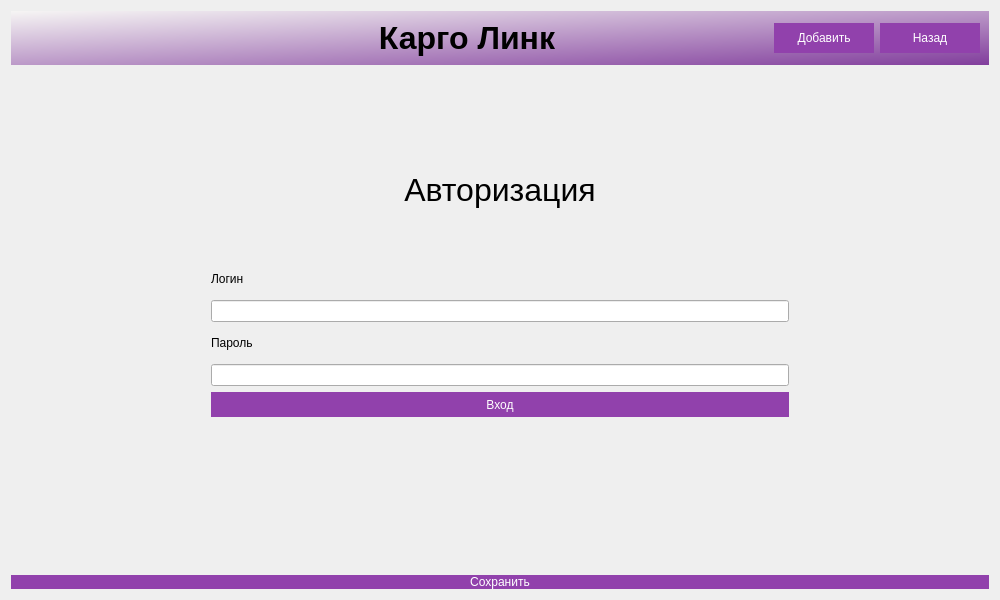
<?xml version="1.0" encoding="UTF-8"?>
<ui version="4.0">
 <class>Dialog</class>
 <widget class="QDialog" name="Dialog">
  <property name="geometry">
   <rect>
    <x>0</x>
    <y>0</y>
    <width>1000</width>
    <height>600</height>
   </rect>
  </property>
  <property name="minimumSize">
   <size>
    <width>1000</width>
    <height>600</height>
   </size>
  </property>
  <property name="windowTitle">
   <string>Dialog</string>
  </property>
  <property name="styleSheet">
   <string notr="true">QPushButton{
	background-color: rgb(145, 65, 172);
	border: 0px;
	color: rgb(255, 255, 255);
	
}
</string>
  </property>
  <layout class="QGridLayout" name="gridLayout_3">
   <item row="0" column="0">
    <widget class="QWidget" name="widget" native="true">
     <property name="styleSheet">
      <string notr="true">QWidget#widget {background-color: qlineargradient(spread:pad, x1:0, y1:0, x2:1, y2:1, stop:0 rgba(246, 245, 244, 255), stop:1 rgba(129, 61, 156, 255));}
</string>
     </property>
     <layout class="QVBoxLayout" name="verticalLayout_2">
      <item>
       <layout class="QGridLayout" name="gridLayout">
        <item row="0" column="1">
         <widget class="QLabel" name="label">
          <property name="font">
           <font>
            <pointsize>24</pointsize>
            <bold>true</bold>
           </font>
          </property>
          <property name="text">
           <string>Карго Линк</string>
          </property>
          <property name="alignment">
           <set>Qt::AlignCenter</set>
          </property>
         </widget>
        </item>
        <item row="0" column="0">
         <widget class="QLabel" name="label_2">
          <property name="maximumSize">
           <size>
            <width>140</width>
            <height>60</height>
           </size>
          </property>
          <property name="text">
           <string/>
          </property>
          <property name="pixmap">
           <pixmap>../media/kargo.png</pixmap>
          </property>
          <property name="scaledContents">
           <bool>true</bool>
          </property>
         </widget>
        </item>
        <item row="0" column="2">
         <widget class="QPushButton" name="Add_q">
          <property name="maximumSize">
           <size>
            <width>100</width>
            <height>30</height>
           </size>
          </property>
          <property name="text">
           <string>Добавить</string>
          </property>
         </widget>
        </item>
        <item row="0" column="3">
         <widget class="QPushButton" name="back_q">
          <property name="maximumSize">
           <size>
            <width>100</width>
            <height>30</height>
           </size>
          </property>
          <property name="text">
           <string>Назад</string>
          </property>
         </widget>
        </item>
       </layout>
      </item>
     </layout>
    </widget>
   </item>
   <item row="2" column="0">
    <widget class="QPushButton" name="save_q">
     <property name="maximumSize">
      <size>
       <width>16777215</width>
       <height>20</height>
      </size>
     </property>
     <property name="text">
      <string>Сохранить</string>
     </property>
    </widget>
   </item>
   <item row="1" column="0">
    <widget class="QStackedWidget" name="stackedWidget">
     <widget class="QWidget" name="Avtorizaciya_q">
      <layout class="QGridLayout" name="gridLayout_2">
       <property name="leftMargin">
        <number>200</number>
       </property>
       <property name="topMargin">
        <number>50</number>
       </property>
       <property name="rightMargin">
        <number>200</number>
       </property>
       <item row="5" column="0">
        <widget class="QPushButton" name="Vxod_q">
         <property name="minimumSize">
          <size>
           <width>0</width>
           <height>25</height>
          </size>
         </property>
         <property name="text">
          <string>Вход</string>
         </property>
        </widget>
       </item>
       <item row="2" column="0">
        <widget class="QLineEdit" name="Login_q"/>
       </item>
       <item row="4" column="0">
        <widget class="QLineEdit" name="Password_q">
         <property name="text">
          <string/>
         </property>
        </widget>
       </item>
       <item row="6" column="0">
        <widget class="QLabel" name="Error_q">
         <property name="styleSheet">
          <string notr="true">color: rgb(237, 51, 59);</string>
         </property>
         <property name="text">
          <string/>
         </property>
         <property name="alignment">
          <set>Qt::AlignCenter</set>
         </property>
        </widget>
       </item>
       <item row="0" column="0">
        <widget class="QLabel" name="label_3">
         <property name="font">
          <font>
           <pointsize>24</pointsize>
          </font>
         </property>
         <property name="text">
          <string>Авторизация</string>
         </property>
         <property name="alignment">
          <set>Qt::AlignCenter</set>
         </property>
        </widget>
       </item>
       <item row="3" column="0">
        <widget class="QLabel" name="label_5">
         <property name="maximumSize">
          <size>
           <width>16777215</width>
           <height>30</height>
          </size>
         </property>
         <property name="text">
          <string>Пароль</string>
         </property>
        </widget>
       </item>
       <item row="1" column="0">
        <widget class="QLabel" name="label_4">
         <property name="maximumSize">
          <size>
           <width>16777215</width>
           <height>30</height>
          </size>
         </property>
         <property name="text">
          <string>Логин</string>
         </property>
        </widget>
       </item>
      </layout>
     </widget>
     <widget class="QWidget" name="AddStoki_q">
      <layout class="QGridLayout" name="gridLayout_4">
       <item row="0" column="0">
        <widget class="QLabel" name="t">
         <property name="minimumSize">
          <size>
           <width>0</width>
           <height>20</height>
          </size>
         </property>
         <property name="maximumSize">
          <size>
           <width>16777215</width>
           <height>10</height>
          </size>
         </property>
         <property name="text">
          <string>ID</string>
         </property>
        </widget>
       </item>
       <item row="1" column="0">
        <widget class="QLineEdit" name="ID">
         <property name="minimumSize">
          <size>
           <width>300</width>
           <height>0</height>
          </size>
         </property>
         <property name="maximumSize">
          <size>
           <width>100</width>
           <height>16777215</height>
          </size>
         </property>
        </widget>
       </item>
       <item row="2" column="0">
        <widget class="QLabel" name="t_2">
         <property name="minimumSize">
          <size>
           <width>0</width>
           <height>20</height>
          </size>
         </property>
         <property name="maximumSize">
          <size>
           <width>16777215</width>
           <height>10</height>
          </size>
         </property>
         <property name="text">
          <string>Date_zakaza</string>
         </property>
        </widget>
       </item>
       <item row="3" column="0">
        <widget class="QLineEdit" name="Date_zakaza">
         <property name="minimumSize">
          <size>
           <width>300</width>
           <height>0</height>
          </size>
         </property>
         <property name="maximumSize">
          <size>
           <width>100</width>
           <height>16777215</height>
          </size>
         </property>
        </widget>
       </item>
       <item row="4" column="0">
        <widget class="QLabel" name="t_3">
         <property name="minimumSize">
          <size>
           <width>0</width>
           <height>20</height>
          </size>
         </property>
         <property name="maximumSize">
          <size>
           <width>16777215</width>
           <height>10</height>
          </size>
         </property>
         <property name="text">
          <string>id_Sostav_tovara</string>
         </property>
        </widget>
       </item>
       <item row="5" column="0">
        <widget class="QLineEdit" name="id_Sostav_tovara">
         <property name="minimumSize">
          <size>
           <width>300</width>
           <height>0</height>
          </size>
         </property>
         <property name="maximumSize">
          <size>
           <width>100</width>
           <height>16777215</height>
          </size>
         </property>
        </widget>
       </item>
       <item row="6" column="0">
        <widget class="QLabel" name="t_4">
         <property name="minimumSize">
          <size>
           <width>0</width>
           <height>20</height>
          </size>
         </property>
         <property name="maximumSize">
          <size>
           <width>16777215</width>
           <height>10</height>
          </size>
         </property>
         <property name="text">
          <string>Sum</string>
         </property>
        </widget>
       </item>
       <item row="7" column="0">
        <widget class="QLineEdit" name="Sum">
         <property name="minimumSize">
          <size>
           <width>300</width>
           <height>0</height>
          </size>
         </property>
         <property name="maximumSize">
          <size>
           <width>100</width>
           <height>16777215</height>
          </size>
         </property>
        </widget>
       </item>
       <item row="0" column="1">
        <widget class="QLabel" name="t_6">
         <property name="minimumSize">
          <size>
           <width>0</width>
           <height>20</height>
          </size>
         </property>
         <property name="maximumSize">
          <size>
           <width>16777215</width>
           <height>10</height>
          </size>
         </property>
         <property name="text">
          <string>Code_polycheniya</string>
         </property>
        </widget>
       </item>
       <item row="1" column="1">
        <widget class="QLineEdit" name="Code_polycheniya">
         <property name="minimumSize">
          <size>
           <width>300</width>
           <height>0</height>
          </size>
         </property>
         <property name="maximumSize">
          <size>
           <width>100</width>
           <height>16777215</height>
          </size>
         </property>
        </widget>
       </item>
       <item row="2" column="1">
        <widget class="QLabel" name="t_7">
         <property name="minimumSize">
          <size>
           <width>0</width>
           <height>20</height>
          </size>
         </property>
         <property name="maximumSize">
          <size>
           <width>16777215</width>
           <height>10</height>
          </size>
         </property>
         <property name="text">
          <string>Id_Terminal</string>
         </property>
        </widget>
       </item>
       <item row="3" column="1">
        <widget class="QLineEdit" name="Id_Terminal">
         <property name="minimumSize">
          <size>
           <width>300</width>
           <height>0</height>
          </size>
         </property>
         <property name="maximumSize">
          <size>
           <width>100</width>
           <height>16777215</height>
          </size>
         </property>
        </widget>
       </item>
       <item row="4" column="1">
        <widget class="QLabel" name="t_8">
         <property name="minimumSize">
          <size>
           <width>0</width>
           <height>20</height>
          </size>
         </property>
         <property name="maximumSize">
          <size>
           <width>16777215</width>
           <height>10</height>
          </size>
         </property>
         <property name="text">
          <string>id_Klient</string>
         </property>
        </widget>
       </item>
       <item row="5" column="1">
        <widget class="QLineEdit" name="id_Klient">
         <property name="minimumSize">
          <size>
           <width>300</width>
           <height>0</height>
          </size>
         </property>
         <property name="maximumSize">
          <size>
           <width>100</width>
           <height>16777215</height>
          </size>
         </property>
        </widget>
       </item>
      </layout>
     </widget>
     <widget class="QWidget" name="Administator_q">
      <layout class="QVBoxLayout" name="verticalLayout_5">
       <item>
        <widget class="QLabel" name="label_8">
         <property name="text">
          <string>Администратор</string>
         </property>
         <property name="alignment">
          <set>Qt::AlignCenter</set>
         </property>
        </widget>
       </item>
       <item>
        <widget class="QTableWidget" name="tableWidget_Administator"/>
       </item>
      </layout>
     </widget>
     <widget class="QWidget" name="Manager_q">
      <layout class="QVBoxLayout" name="verticalLayout_3">
       <item>
        <widget class="QLabel" name="label_9">
         <property name="text">
          <string>Менеджер</string>
         </property>
         <property name="alignment">
          <set>Qt::AlignCenter</set>
         </property>
        </widget>
       </item>
       <item>
        <widget class="QTableWidget" name="tableWidget_Manager"/>
       </item>
      </layout>
     </widget>
     <widget class="QWidget" name="Operator_q">
      <layout class="QVBoxLayout" name="verticalLayout">
       <item>
        <widget class="QLabel" name="label_7">
         <property name="text">
          <string>Оператор</string>
         </property>
         <property name="alignment">
          <set>Qt::AlignCenter</set>
         </property>
        </widget>
       </item>
       <item>
        <widget class="QTableWidget" name="tableWidget_Operator"/>
       </item>
      </layout>
     </widget>
    </widget>
   </item>
  </layout>
 </widget>
 <resources/>
 <connections/>
</ui>
